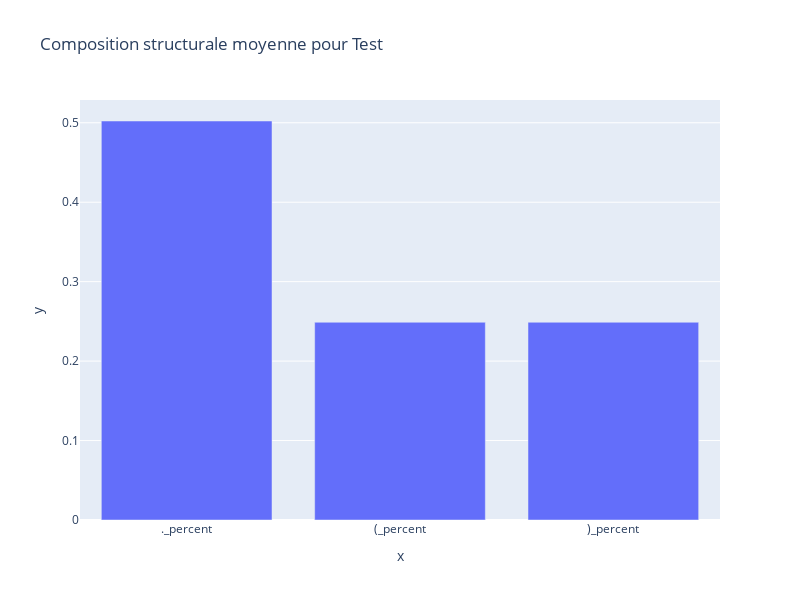

Notebook cell for this chart:
### Code cell
fig = px.bar(
    x= names, 
    y= values,
    orientation='v', 
    title='Composition structurale moyenne pour Test',
    height=600, 
    width=800
)
fig.show()

### Figure 1 — Plotly figure (JSON) as saved in the notebook; plotly's stock layout.template omitted (floating-point values rounded to 4 significant figures)
{"data": [{"alignmentgroup": "True", "hovertemplate": "x=%{x}<br>y=%{y}<extra></extra>", "legendgroup": "", "marker": {"color": "#636efa"}, "name": "", "offsetgroup": "", "orientation": "v", "showlegend": false, "textposition": "auto", "type": "bar", "x": ["._percent", "(_percent", ")_percent"], "xaxis": "x", "y": [0.5022, 0.2489, 0.2489], "yaxis": "y"}], "layout": {"barmode": "relative", "height": 600, "legend": {"tracegroupgap": 0}, "title": {"text": "Composition structurale moyenne pour Test"}, "width": 800, "xaxis": {"anchor": "y", "domain": [0, 1], "title": {"text": "x"}}, "yaxis": {"anchor": "x", "domain": [0, 1], "title": {"text": "y"}}}}
